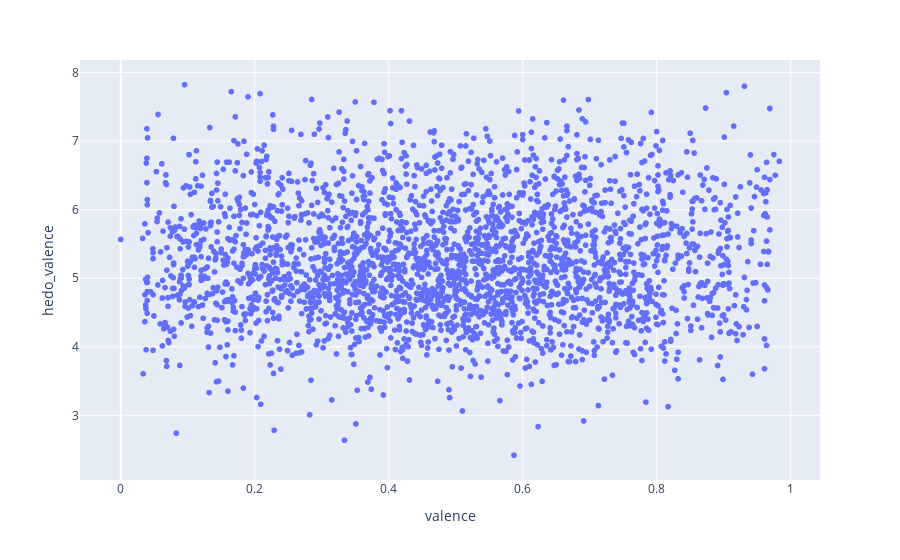

The code cell stored with this chart in its notebook:
### Code cell
fig = px.scatter(song_df, x="valence", y="hedo_valence", hover_data=['artist','song'])
fig.show()

### Figure 1 — Plotly figure (JSON) as saved in the notebook; plotly's stock layout.template omitted (floating-point values rounded to 4 significant figures; data arrays with more than 128 entries replaced by an {"elided": "..."} marker saying what was removed)
{"data": [{"customdata": {"elided": "2764x2 str values"}, "hovertemplate": "valence=%{x}<br>hedo_valence=%{y}<br>artist=%{customdata[0]}<br>song=%{customdata[1]}<extra></extra>", "legendgroup": "", "marker": {"color": "#636efa", "symbol": "circle"}, "mode": "markers", "name": "", "showlegend": false, "type": "scattergl", "x": {"elided": "2764 float values"}, "xaxis": "x", "y": {"elided": "2764 float values"}, "yaxis": "y"}], "layout": {"legend": {"tracegroupgap": 0}, "margin": {"t": 60}, "xaxis": {"anchor": "y", "domain": [0, 1], "title": {"text": "valence"}}, "yaxis": {"anchor": "x", "domain": [0, 1], "title": {"text": "hedo_valence"}}}}
